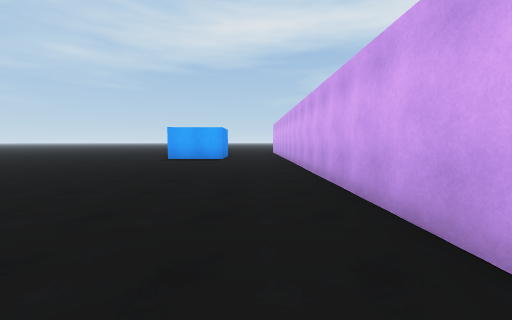
[1] (above)

24 first-person views from a walk through a scene from a Unity 3-D project. The camera is 1.3 m above the floor, tilts 4° down and sees 90° across. The floor is counted in squares, 2 m on a side. Each view is taken from the middle of a square. On the plan, view 1 faces up. The plan holds only what a view shows up to about 9 squares ahead; the rest is blank. The place goes on beyond the plan. The player character is not drawn. Surface patterns are stand-ins for the level's own textures.

[2]
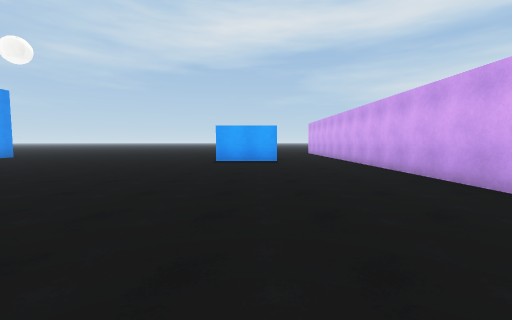

[3]
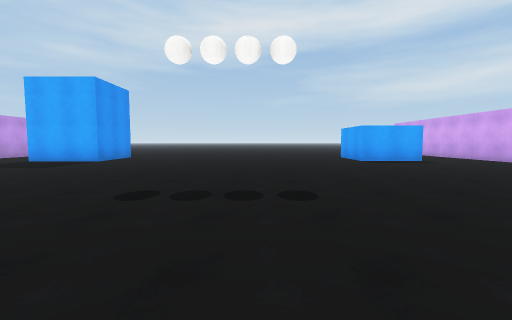

[4]
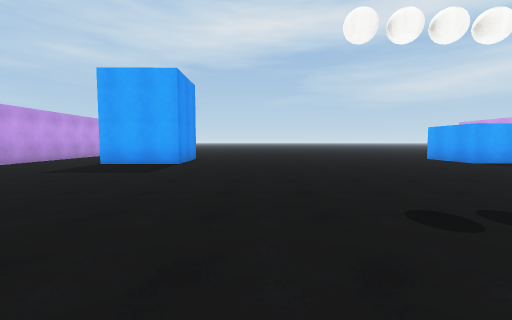

[5]
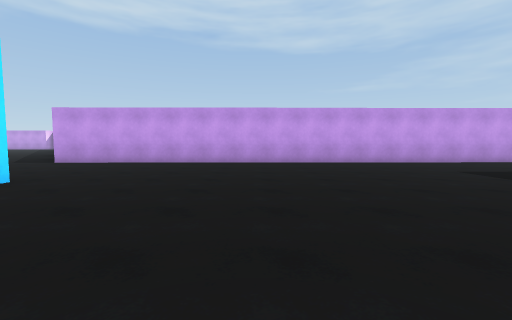

[6]
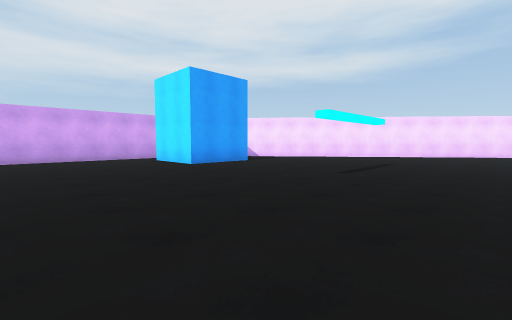

[7]
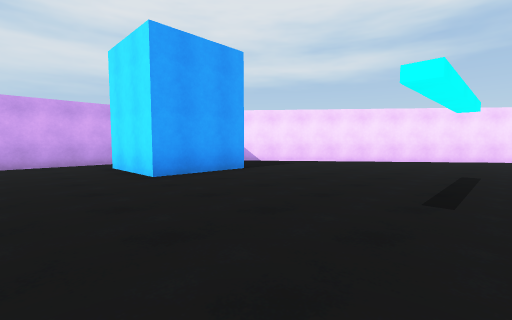

[8]
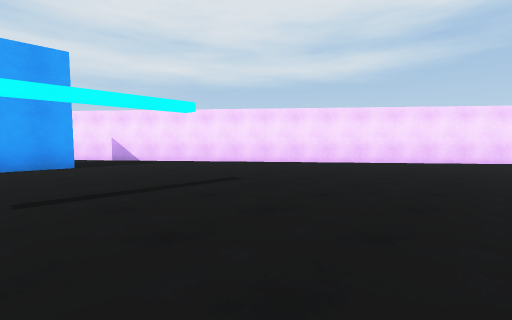

[9]
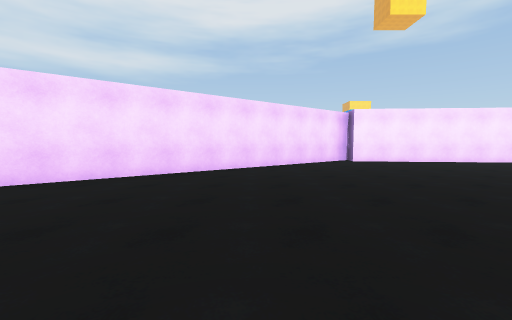

[10]
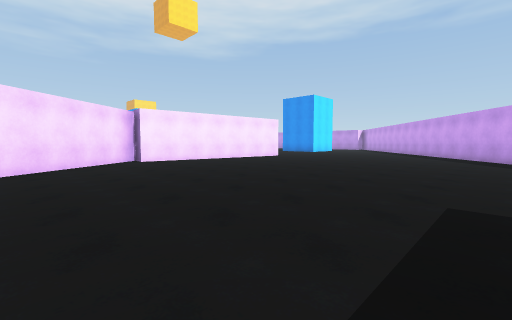

[11]
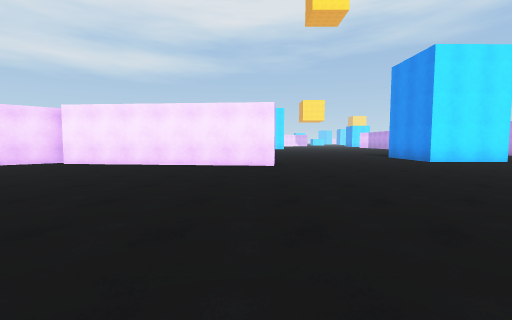

[12]
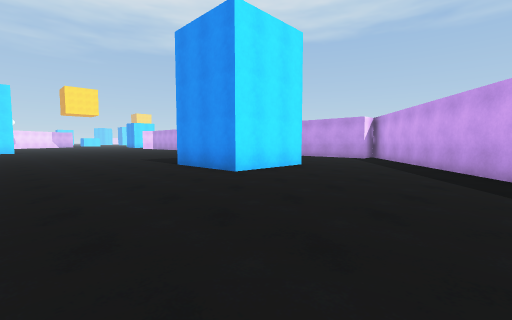

[13]
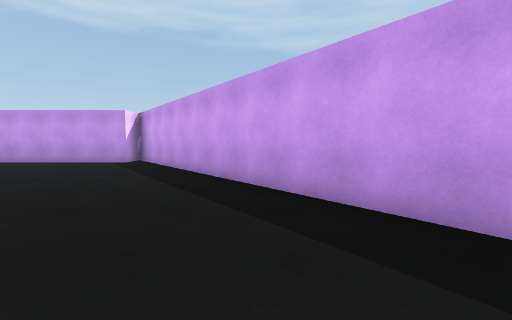

[14]
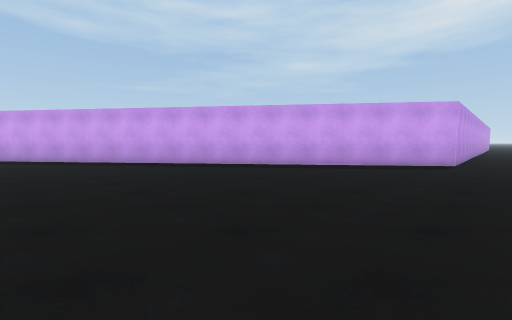

[15]
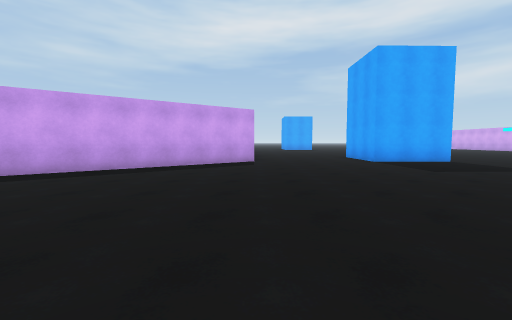

[16]
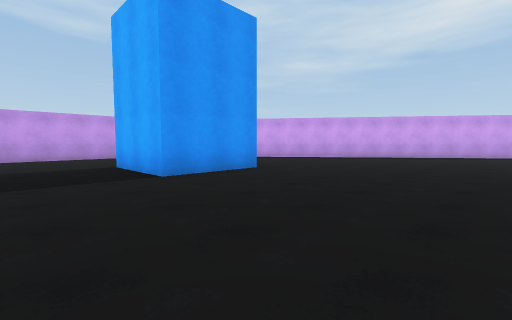

[17]
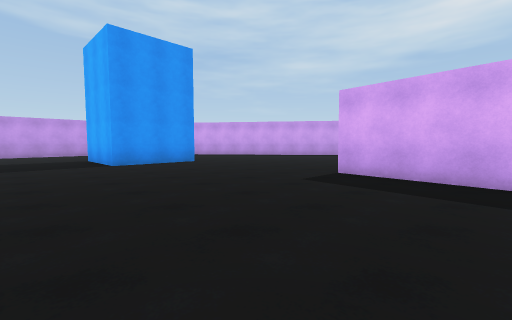

[18]
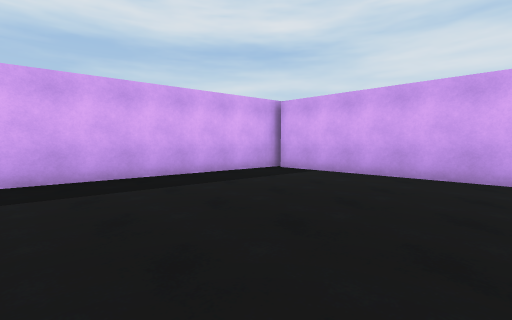

[19]
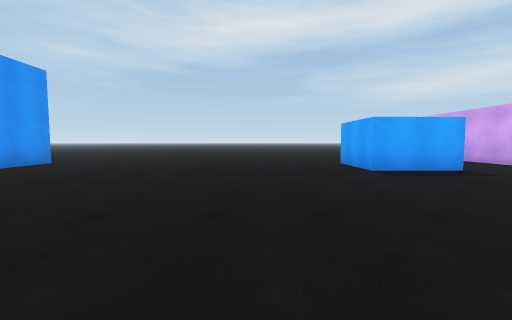

[20]
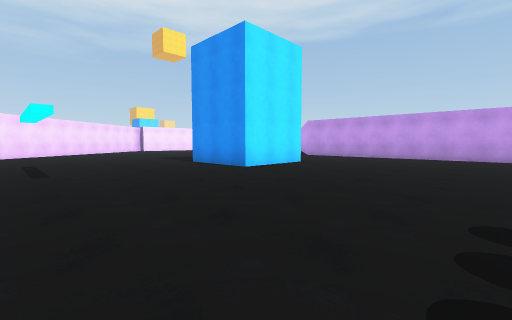

[21]
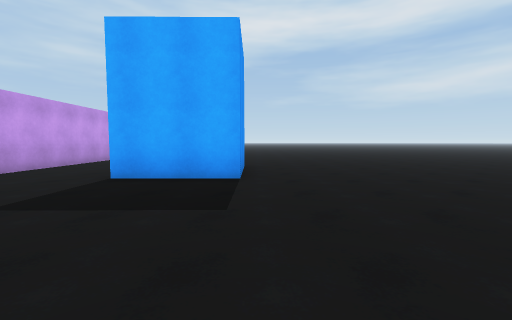

[22]
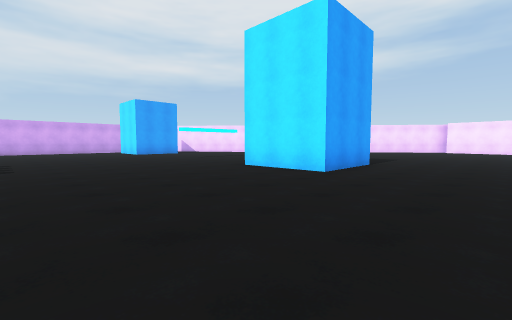

[23]
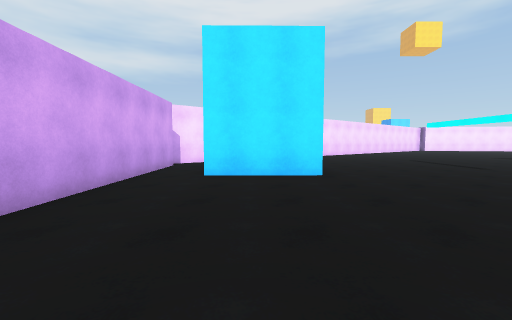

[24]
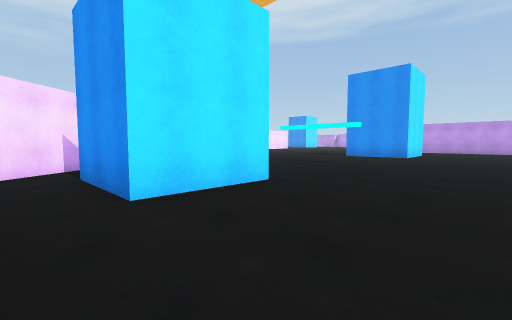

### Floor plan
Points are (right, up) in squares from view 1. A wall is a line through its corners. A room is listed if a view was taken in it or the views show most of it. See-through windows are left out.
Room 1 (views 1, 2, 3, 4, 5, 6, 7, 8, 9, 10, 11, 12, 13, 14, 15, 16, 17, 18, 19, 20, 21, 22, 23, 24)
walls: (-13.1, -3.6) (-13.1, -1.1) (-10.6, -1.1) (-10.5, -3.5) (-13.1, -3.6); (-2.3, -3.4) (-2.3, -1) (0, -1) (0, -3.4); (-13.3, -15.3) (1.5, -3.7); (-13.5, -15.6) (-19.6, -15); (-19.6, -14) (-13.3, -14.6); (1.3, -3.1) (1.1, 12.6); (-12.3, 12) (-12.3, 9.6) (-14.6, 9.5); (-13.8, -20.1) (-13.8, -15.7); (-17.3, 12.5) (-17.1, -3.3) (-29.1, -12.7); (-1.3, 9.7) (-3.4, 9.7) (-3.4, 11.9); (-27.3, -15.3) (-24.7, -15.3) (-24.6, -17.9) (-27.3, -17.9)
ways out: opening at (-28.5, -19.5); opening at (-28.5, -14.5)

Where each view was taken, in squares from view 1:
view 1: 0 up, 0 right, facing up
view 2: 1 up, 2 left, facing up
view 3: 1 up, 7 left, facing up
view 4: 2 up, 10 left, facing up
view 5: 3 up, 9 left, facing left
view 6: 3 up, 9 left, facing down-right
view 7: 1 up, 7 left, facing down-right
view 8: 2 down, 10 left, facing down-right
view 9: 6 down, 10 left, facing down
view 10: 6 down, 10 left, facing down-left
view 11: 7 down, 19 left, facing down
view 12: 11 down, 21 left, facing down-left
view 13: 11 down, 23 left, facing left
view 14: 12 down, 16 left, facing up-left
view 15: 12 down, 17 left, facing up
view 16: 20 down, 20 left, facing up-left
view 17: 20 down, 17 left, facing up-left
view 18: 20 down, 19 left, facing up-right
view 19: 4 up, 6 left, facing up
view 20: 4 up, 6 left, facing down-left
view 21: 5 up, 12 left, facing up
view 22: 4 up, 16 left, facing down-right
view 23: 4 up, 1 left, facing down
view 24: 2 up, 1 right, facing down-left
